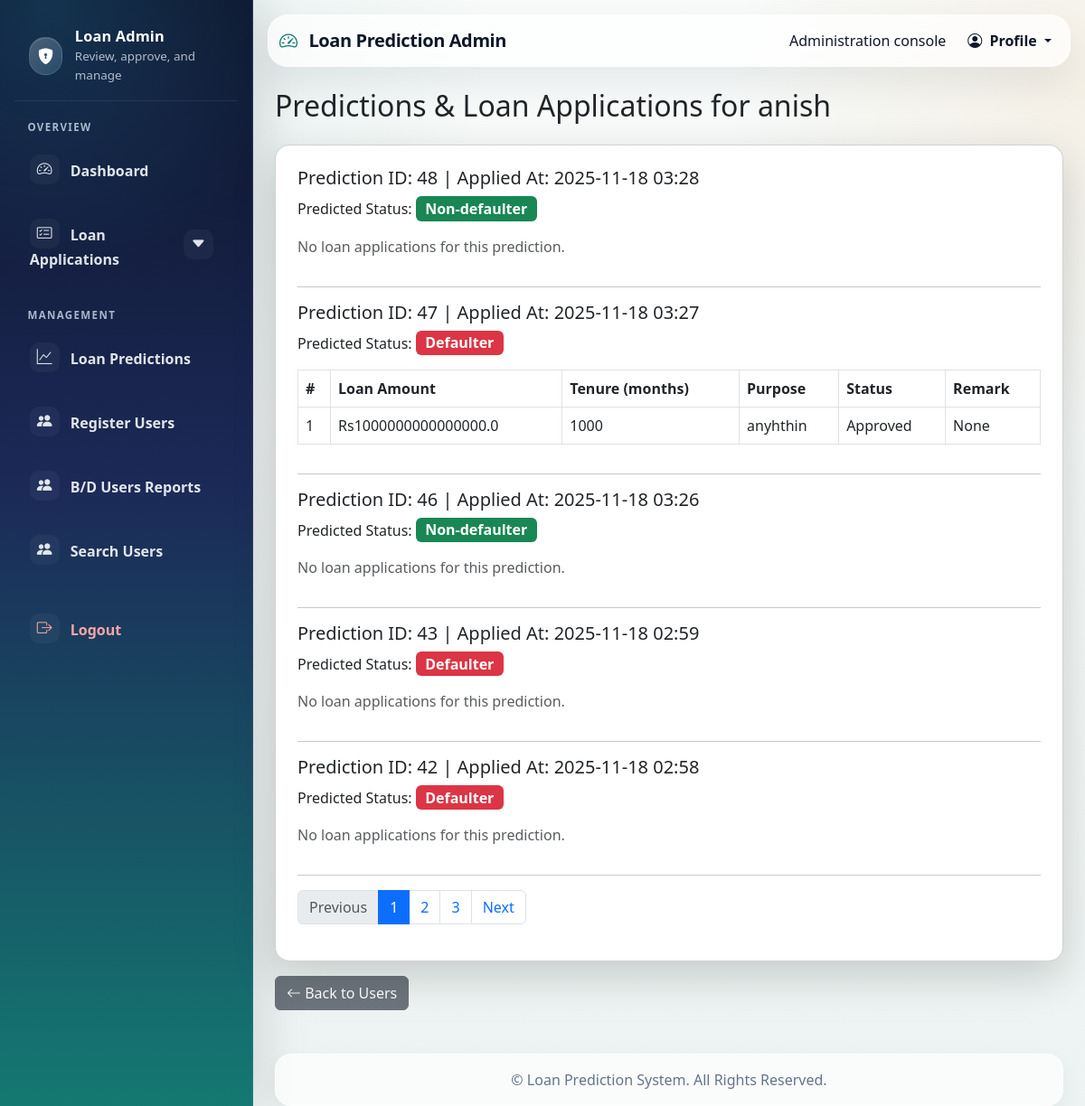
/admin-panel/admin/users/11/predictions/ (signed in), run on the app's committed database.
### predictions/models.py (models this page shows, shortened)
class LoanApplication(models.Model):
    user = models.ForeignKey(User, null=True, blank=True, on_delete=models.SET_NULL)
    gender = models.CharField(max_length=20)
    married = models.CharField(max_length=10)
    dependents = models.CharField(max_length=10)
    education = models.CharField(max_length=20)
    self_employed = models.CharField(max_length=10)
    applicant_income = models.FloatField()
    coapplicant_income = models.FloatField()
    loan_amount = models.FloatField()
    loan_amount_term = models.FloatField(null=True, blank=True)
    credit_history = models.IntegerField(null=True, blank=True)
    property_area = models.CharField(max_length=20)
    created_at = models.DateTimeField(auto_now_add=True)
    class Meta:
        ordering = ['-created_at']
        verbose_name_plural = "Loan Applications"

class LoanApplicationFormData(models.Model):
    STATUS_CHOICES = [
        ('Pending', 'Pending'),
        ('Approved', 'Approved'),
        ('Rejected', 'Rejected'),
    ]
    user = models.ForeignKey('auth.User', on_delete=models.SET_NULL, null=True, blank=True)
    prediction = models.ForeignKey('PredictionResult', on_delete=models.SET_NULL, null=True, blank=True)
    loan_amount = models.FloatField()
    loan_tenure = models.IntegerField(help_text="Tenure in months")
    loan_purpose = models.CharField(max_length=200)
    applied_at = models.DateTimeField(auto_now_add=True)
    status = models.CharField(max_length=20, choices=STATUS_CHOICES, default='Pending')
    remark = models.TextField(blank=True, null=True)
    class Meta:
        ordering = ['-applied_at']
        verbose_name_plural = "Loan Application Form Data"

### admin_panel/views.py (the view)
# urls.py: path('admin/users/<int:user_id>/predictions/', views.admin_user_predictions, name='admin_user_predictions'),
@user_passes_test(admin_required, login_url='admin_login')
def admin_user_predictions(request: HttpRequest, user_id: int) -> HttpResponse:
    user = get_object_or_404(User, id=user_id)
    predictions = LoanApplication.objects.filter(user=user).select_related('prediction').order_by('-created_at')
    config = PredictionConfig.objects.first()
    threshold = config.threshold if config else 0.65
    paginator = Paginator(predictions, 5)  # 5 predictions per page
    page_number = request.GET.get('page')
    page_obj = paginator.get_page(page_number)
    prediction_data = []
    for app in page_obj:
        loans = LoanApplicationFormData.objects.filter(user=user, prediction=app.prediction)
        prediction_data.append({
            'application': app,
            'loans': loans
        })
    logger.info(f"Admin {request.user.username} viewed {len(predictions)} predictions for user {user.username}")
    return render(request, 'admin_user_predictions.html', {
        'user': user,
        'prediction_data': prediction_data,
        'threshold': threshold,
        'page_obj': page_obj
    })

### admin_panel/views.py (called while the page is built)
def admin_required(user) -> bool:
    return user.is_authenticated and user.is_staff

### admin_panel/templates/admin_user_predictions.html
{% extends 'base.html' %}
{% block content %}
<h2 class="mb-4">Predictions & Loan Applications for {{ user.username }}</h2>
<div class="card shadow-lg p-4 rounded-4">
    {% if prediction_data %}
        {% for item in prediction_data %}
            <h5>Prediction ID: {{ item.application.id }} | Applied At: {{ item.application.created_at|date:"Y-m-d H:i" }}</h5>
            <p>
                Predicted Status:
                {% if item.application.prediction %}
                    {% if item.application.prediction.probability > threshold %}
                        <span class="badge bg-danger fs-6">Defaulter</span>
                    {% else %}
                        <span class="badge bg-success fs-6">Non-defaulter</span>
                    {% endif %}
                {% else %}
                    <span class="badge bg-secondary fs-6">No Prediction</span>
                {% endif %}
            </p>
            {% if item.loans.exists %}
                <table class="table table-bordered mb-3">
                    <thead>
                        <tr>
                            <th>#</th>
                            <th>Loan Amount</th>
                            <th>Tenure (months)</th>
                            <th>Purpose</th>
                            <th>Status</th>
                            <th>Remark</th>
                        </tr>
                    </thead>
                    <tbody>
                        {% for loan in item.loans %}
                        <tr>
                            <td>{{ forloop.counter }}</td>
                            <td>Rs{{ loan.loan_amount }}</td>
                            <td>{{ loan.loan_tenure }}</td>
                            <td>{{ loan.loan_purpose }}</td>
                            <td>{{ loan.status }}</td>
                            <td>{{ loan.remark }}</td>
                        </tr>
                        {% endfor %}
                    </tbody>
                </table>
            {% else %}
                <p class="text-muted">No loan applications for this prediction.</p>
            {% endif %}
            <hr>
        {% endfor %}
        <nav aria-label="Page navigation">
            <ul class="pagination">
                {% if page_obj.has_previous %}
                <li class="page-item">
                    <a class="page-link" href="?page={{ page_obj.previous_page_number }}">Previous</a>
                </li>
                {% else %}
                <li class="page-item disabled"><span class="page-link">Previous</span></li>
                {% endif %}
                {% for num in page_obj.paginator.page_range %}
                    {% if page_obj.number == num %}
                        <li class="page-item active"><span class="page-link">{{ num }}</span></li>
                    {% else %}
                        <li class="page-item"><a class="page-link" href="?page={{ num }}">{{ num }}</a></li>
                    {% endif %}
                {% endfor %}
                {% if page_obj.has_next %}
                <li class="page-item">
                    <a class="page-link" href="?page={{ page_obj.next_page_number }}">Next</a>
                </li>
                {% else %}
                <li class="page-item disabled"><span class="page-link">Next</span></li>
                {% endif %}
            </ul>
        </nav>
    {% else %}
        <p class="text-muted">No predictions found for this user.</p>
    {% endif %}
</div>
<a href="{% url 'user_list' %}" class="btn btn-secondary mt-3">
    <i class="bi bi-arrow-left"></i> Back to Users
</a>
{% endblock %}

### admin_panel/static/admin_panel/css/admin_style.css (style rules this page uses)
:root { --admin-ink: #0f172a; --admin-muted: #64748b; --admin-brand: #0f766e; --admin-brand-deep: #115e59; --admin-accent: #d97706; --admin-bg: #f4f8f7; --admin-surface: rgba(255, 255, 255, 0.72); --admin-border: rgba(15, 23, 42, 0.10); --admin-shadow: 0 18px 42px rgba(15, 23, 42, 0.08); --admin-shadow-soft: 0 10px 24px rgba(15, 23, 42, 0.05); }
* { box-sizing: border-box; }
body { color: var(--admin-ink); background: radial-gradient(circle at 0% 0%, rgba(15, 118, 110, 0.10) 0, transparent 32%), radial-gradient(circle at 100% 8%, rgba(217, 119, 6, 0.08) 0, transparent 24%), linear-gradient(180deg, #f8fbfa 0%, #edf3f2 100%); }
.admin-content > * { animation: admin-fade-up 220ms ease-out; }
.card { border: 1px solid var(--admin-border); border-radius: 18px !important; box-shadow: var(--admin-shadow); background: rgba(255, 255, 255, 0.78); backdrop-filter: blur(10px); }
.table { border-color: var(--admin-border); }
.table thead { background: linear-gradient(120deg, var(--admin-ink) 0%, var(--admin-brand-deep) 100%); color: #fff; }
.text-muted { color: var(--admin-muted) !important; }

### data on the page
LoanApplication: application.id "48", application.created_at "2025-11-18 03:28", shows "Non-defaulter", shows "No loan applications for this prediction."
LoanApplication: application.id "47", application.created_at "2025-11-18 03:27", shows "Defaulter"
LoanApplicationFormData: loan_amount "1000000000000000.0", loan_tenure "1000", loan_purpose "anyhthin", status "Approved", remark "None"
LoanApplication: application.id "46", application.created_at "2025-11-18 03:26", shows "Non-defaulter", shows "No loan applications for this prediction."
LoanApplication: application.id "43", application.created_at "2025-11-18 02:59", shows "Defaulter", shows "No loan applications for this prediction."
LoanApplication: application.id "42", application.created_at "2025-11-18 02:58", shows "Defaulter", shows "No loan applications for this prediction."

### other printed values
{{ user.username }} "anish"
{{ num }} "1"
{{ num }} "2" "3"
